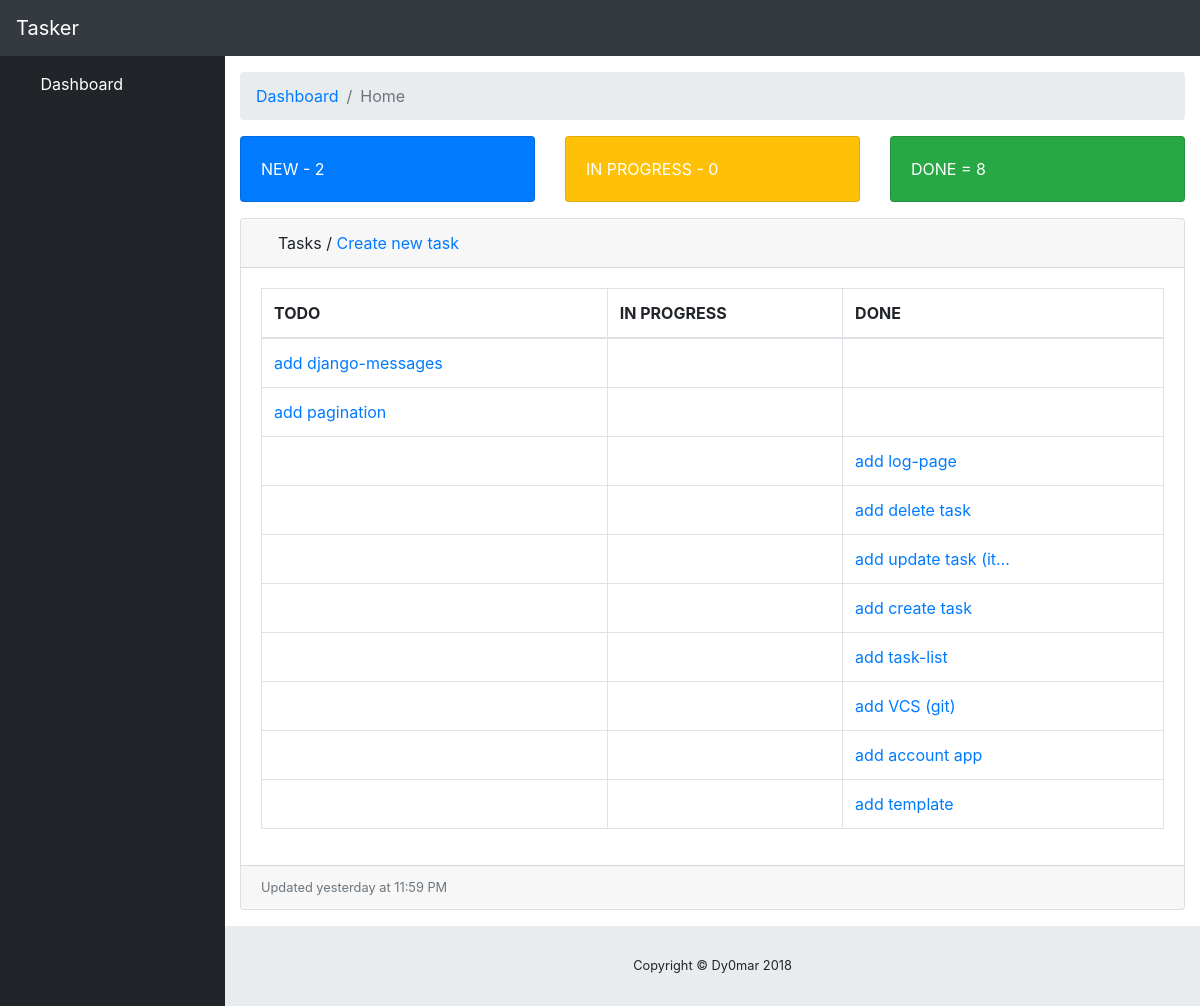
The app's page / (signed in) with its own data.
### apps/dashboard/models.py (models this page shows, shortened)
class Task(models.Model):
    TODO = 'TODO'
    IN_PROGRESS = 'IN_PROGRESS'
    DONE = 'DONE'
    CHOICE_STATUS = (
        (TODO, 'TODO'),
        (IN_PROGRESS, 'IN_PROGRESS'),
        (DONE, 'DONE'),
    )
    subject = models.CharField(max_length=255)
    status = models.CharField(
        max_length=255, choices=CHOICE_STATUS, default=TODO
    )
    body_text = models.TextField(blank=True, null=True)
    author = models.ForeignKey(
        User, on_delete=models.SET_NULL,
        blank=True, null=True, related_name='author'
    )
    assigned_to = models.ForeignKey(
        User, on_delete=models.SET_NULL,
        blank=True, null=True, related_name='assigned_to'
    )
    time_estimate = models.FloatField(null=True, blank=True, default=None)
    time_spent = models.FloatField(null=True, blank=True, default=None)
    created_at = models.DateTimeField(auto_now_add=True)
    updated_at = models.DateTimeField(auto_now=True)
    class Meta:
        ordering = ['-created_at']

### apps/dashboard/views.py (the view)
# urls.py: path(r'', views.TaskListView.as_view(), name='home'),
class TaskListView(LoginRequiredMixin, ListView):
    model = Task
    paginate_by = 100
    def get_context_data(self, **kwargs):
        context = super().get_context_data(**kwargs)
        context['now'] = timezone.now()
        new_tasks = in_progress_tasks = done_tasks = 0
        for task in self.model.objects.all():
            if task.status == self.model.TODO:
                new_tasks += 1
            if task.status == self.model.IN_PROGRESS:
                in_progress_tasks += 1
            if task.status == self.model.DONE:
                done_tasks += 1
        context['new_tasks'] = new_tasks
        context['in_progress_tasks'] = in_progress_tasks
        context['done_tasks'] = done_tasks
        return context

### apps/dashboard/templatetags/dashboard_tags.py (called while the page is built)
@register.filter
def replacer(string):
    try:
        return string.title().replace('-', ' ')
    except AttributeError:
        return string

### templates/dashboard/task_list.html
{% extends 'base.html' %}
{% block container %}
<div class="row">
	<div class="col-xl-4 col-sm-6 mb-3">
		<div class="card text-white bg-primary o-hidden h-100">
			<div class="card-body">
				<div class="card-body-icon">
					<i class="fas fa-fw fa-comments"></i>
				</div>
				<div class="mr-5">NEW - {{ new_tasks|default_if_none:0 }}</div>
			</div>
		</div>
	</div>
	<div class="col-xl-4 col-sm-6 mb-3">
		<div class="card text-white bg-warning o-hidden h-100">
			<div class="card-body">
				<div class="card-body-icon">
					<i class="fas fa-fw fa-list"></i>
				</div>
				<div class="mr-5">IN PROGRESS - {{ in_progress_tasks|default_if_none:0 }}</div>
			</div>
		</div>
	</div>
	<div class="col-xl-4 col-sm-6 mb-3">
		<div class="card text-white bg-success o-hidden h-100">
			<div class="card-body">
				<div class="card-body-icon">
					<i class="fas fa-fw fa-shopping-cart"></i>
				</div>
				<div class="mr-5">DONE = {{ done_tasks|default_if_none:0 }}</div>
			</div>
		</div>
	</div>
</div>
<div class="card mb-3">
	<div class="card-header">
		<i class="fas fa-table"></i>
		Tasks / <a href="{% url 'create-task' %}">Create new task</a>
	</div>
	<div class="card-body">
		<div class="table-responsive">
			<table class="table table-bordered" id="dataTable" width="100%" cellspacing="0">
				<thead>
					<tr>
						<th>TODO</th>
						<th>IN PROGRESS</th>
						<th>DONE</th>
					</tr>
				</thead>
				<tbody>
					{% for task in object_list %}
						<tr>
							<td>{% if task.status == 'TODO' %}<a href="{% url 'update-task' pk=task.pk %}">{{ task.subject|truncatechars:20 }}</a>{% endif %}</td>
							<td>{% if task.status == 'IN_PROGRESS' %}<a href="{% url 'update-task' pk=task.pk %}">{{ task.subject|truncatechars:20 }}</a>{% endif %}</td>
							<td>{% if task.status == 'DONE' %}<a href="{% url 'update-task' pk=task.pk %}">{{ task.subject|truncatechars:20 }}</a>{% endif %}</td>
						</tr>
					{% endfor %}
				</tbody>
			</table>
		</div>
	</div>
	<div class="card-footer small text-muted">Updated yesterday at 11:59 PM</div>
</div>
{% endblock container %}

### templates/base.html (shortened to what this page needs)
{% load static dashboard_tags %}
<!DOCTYPE html>
<html lang="en">
	<head>
		{% block head %}
		<link href="{% static 'vendor/bootstrap/css/bootstrap.min.css' %}" rel="stylesheet">
		<link href="{% static 'vendor/fontawesome-free/css/all.min.css' %}" rel="stylesheet" type="text/css">
		<link href="{% static 'vendor/datatables/dataTables.bootstrap4.css' %}" rel="stylesheet">
		<link href="{% static 'css/sb-admin.css' %}" rel="stylesheet">
		{% endblock head %}
	</head>
	<body id="page-top">
		{% block body %}
		<nav class="navbar navbar-expand navbar-dark bg-dark static-top">
			<a class="navbar-brand mr-1" href="{% url 'home' %}">Tasker</a>
			<button class="btn btn-link btn-sm text-white order-1 order-sm-0" id="sidebarToggle" href="#">
				<i class="fas fa-bars"></i>
			</button>
			<ul class="navbar-nav ml-auto ml-md-0">
				<li class="nav-item dropdown no-arrow">
					<a class="nav-link dropdown-toggle" href="#" id="userDropdown" role="button" data-toggle="dropdown" aria-haspopup="true" aria-expanded="false">
						<i class="fas fa-user-circle fa-fw"></i>
					</a>
				</li>
			</ul>
		</nav>
		<div id="wrapper">
			<ul class="sidebar navbar-nav">
				<li class="nav-item active">
					<a class="nav-link" href="{% url 'home' %}">
						<i class="fas fa-fw fa-tachometer-alt"></i>
						<span>Dashboard</span>
					</a>
				</li>
			</ul>
			<div id="content-wrapper">
				<div class="container-fluid">
					<ol class="breadcrumb">
						<li class="breadcrumb-item">
							<a href="{% url 'home' %}">Dashboard</a>
						</li>
						<li class="breadcrumb-item active">{{ request.resolver_match.url_name|replacer }}</li>
					</ol>
					{% block container %}{% endblock container %}
				</div>
				<footer class="sticky-footer">
					<div class="container my-auto">
						<div class="copyright text-center my-auto">
							<span>Copyright © Dy0mar 2018</span>
						</div>
					</div>
				</footer>
			</div>
		</div>
		{% url 'logout' as logout_url %}
		{% endblock body %}
	</body>
</html>

### public/static/css/sb-admin.css (style rules this page uses)
html { position: relative; min-height: 100%; }
body { height: 100%; }
#wrapper { display: -webkit-box; display: -ms-flexbox; display: flex; }
#wrapper #content-wrapper { overflow-x: hidden; width: 100%; padding-top: 1rem; padding-bottom: 80px; }
.o-hidden { overflow: hidden !important; }
.navbar-nav .nav-item.active .nav-link { color: #fff; }
.navbar-nav .nav-item.dropdown .dropdown-toggle::after { width: 1rem; text-align: center; float: right; vertical-align: 0; border: 0; font-weight: 900; content: '\f105'; font-family: 'Font Awesome 5 Free'; }
.navbar-nav .nav-item.dropdown.no-arrow .dropdown-toggle::after { display: none; }
.sidebar { width: 90px !important; background-color: #212529; min-height: calc(100vh - 56px); }
.sidebar .nav-item:last-child { margin-bottom: 1rem; }
.sidebar .nav-item .nav-link { text-align: center; padding: 0.75rem 1rem; width: 90px; }
.sidebar .nav-item .nav-link span { font-size: 0.65rem; display: block; }
.sidebar .nav-item .nav-link { color: rgba(255, 255, 255, 0.5); }
@media (min-width: 768px) { .sidebar { width: 225px !important; } }
@media (min-width: 768px) { .sidebar .nav-item .nav-link { display: block; width: 100%; text-align: left; padding: 1rem; width: 225px; } }
@media (min-width: 768px) { .sidebar .nav-item .nav-link span { font-size: 1rem; display: inline; } }
.card-body-icon { position: absolute; z-index: 0; top: -1.25rem; right: -1rem; opacity: 0.4; font-size: 5rem; -webkit-transform: rotate(15deg); transform: rotate(15deg); }
:root { --input-padding-x: 0.75rem; --input-padding-y: 0.75rem; }
footer.sticky-footer { display: -webkit-box; display: -ms-flexbox; display: flex; position: absolute; right: 0; bottom: 0; width: calc(100% - 90px); height: 80px; background-color: #e9ecef; }
footer.sticky-footer .copyright { line-height: 1; font-size: 0.8rem; }
@media (min-width: 768px) { footer.sticky-footer { width: calc(100% - 225px); } }

### records on screen
Task: subject "add django-messages"
Task: subject "add pagination"
Task: subject "add log-page"
Task: subject "add delete task"
Task: subject "add update task (it…"
Task: subject "add create task"
Task: subject "add task-list"
Task: subject "add VCS (git)"
Task: subject "add account app"
Task: subject "add template"

### other values on screen
{{ request.resolver_match.url_name|replacer }} "Home"
{{ new_tasks|default_if_none:0 }} "2"
{{ in_progress_tasks|default_if_none:0 }} "0"
{{ done_tasks|default_if_none:0 }} "8"
